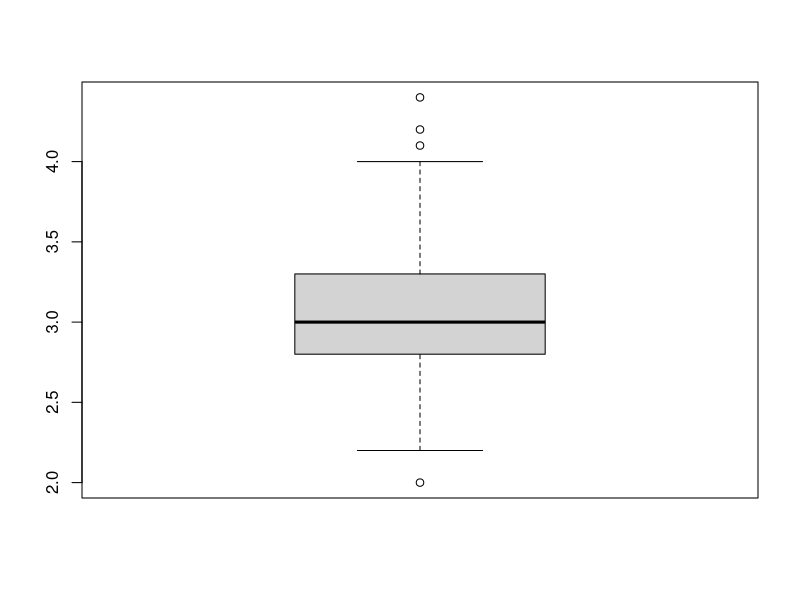
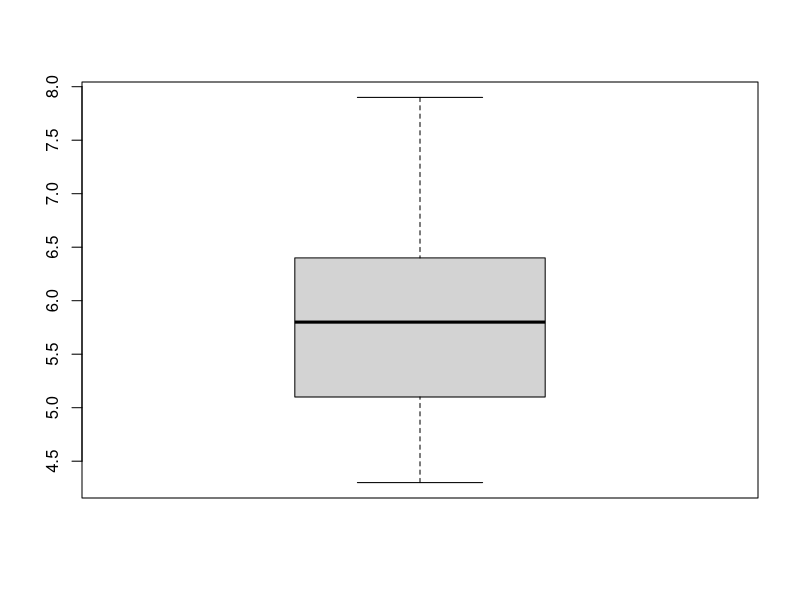

These figures' R source, in order:
## ---- chunk 1
head(iris)
## ---- chunk 2
boxplot(iris$Sepal.Width)
## ---- chunk 3
boxplot(iris$Sepal.Length)
